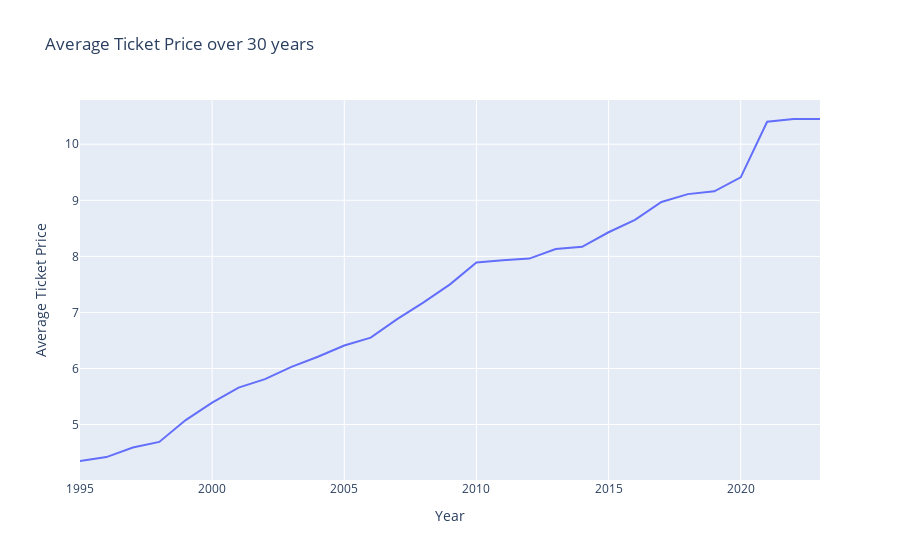

Here is the notebook cell this chart was saved with:
### Code cell
import plotly.express as px

fig = px.line(df, x="Year", y="Average Ticket Price", title='Average Ticket Price over 30 years')
fig.show()

### Figure 1 — Plotly figure (JSON) as saved in the notebook; plotly's stock layout.template omitted (floating-point values rounded to 4 significant figures)
{"data": [{"hovertemplate": "Year=%{x}<br>Average Ticket Price=%{y}<extra></extra>", "legendgroup": "", "line": {"color": "#636efa", "dash": "solid"}, "marker": {"symbol": "circle"}, "mode": "lines", "name": "", "orientation": "v", "showlegend": false, "type": "scatter", "x": [2023, 2022, 2021, 2020, 2019, 2018, 2017, 2016, 2015, 2014, 2013, 2012, 2011, 2010, 2009, 2008, 2007, 2006, 2005, 2004, 2003, 2002, 2001, 2000, 1999, 1998, 1997, 1996, 1995], "xaxis": "x", "y": [10.45, 10.45, 10.4, 9.41, 9.16, 9.11, 8.97, 8.65, 8.43, 8.17, 8.13, 7.96, 7.93, 7.89, 7.5, 7.18, 6.88, 6.55, 6.41, 6.21, 6.03, 5.81, 5.66, 5.39, 5.08, 4.69, 4.59, 4.42, 4.35], "yaxis": "y"}], "layout": {"legend": {"tracegroupgap": 0}, "title": {"text": "Average Ticket Price over 30 years"}, "xaxis": {"anchor": "y", "domain": [0, 1], "title": {"text": "Year"}}, "yaxis": {"anchor": "x", "domain": [0, 1], "title": {"text": "Average Ticket Price"}}}}
